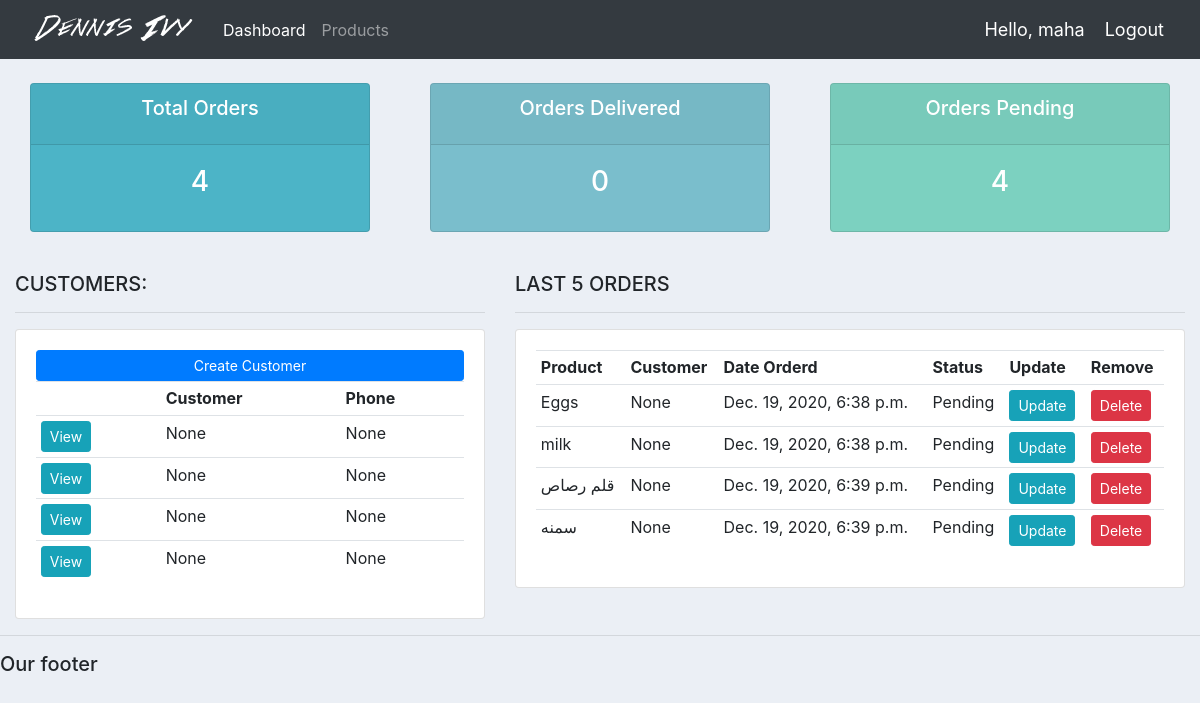
The page / (signed in) on the database as committed earlier.
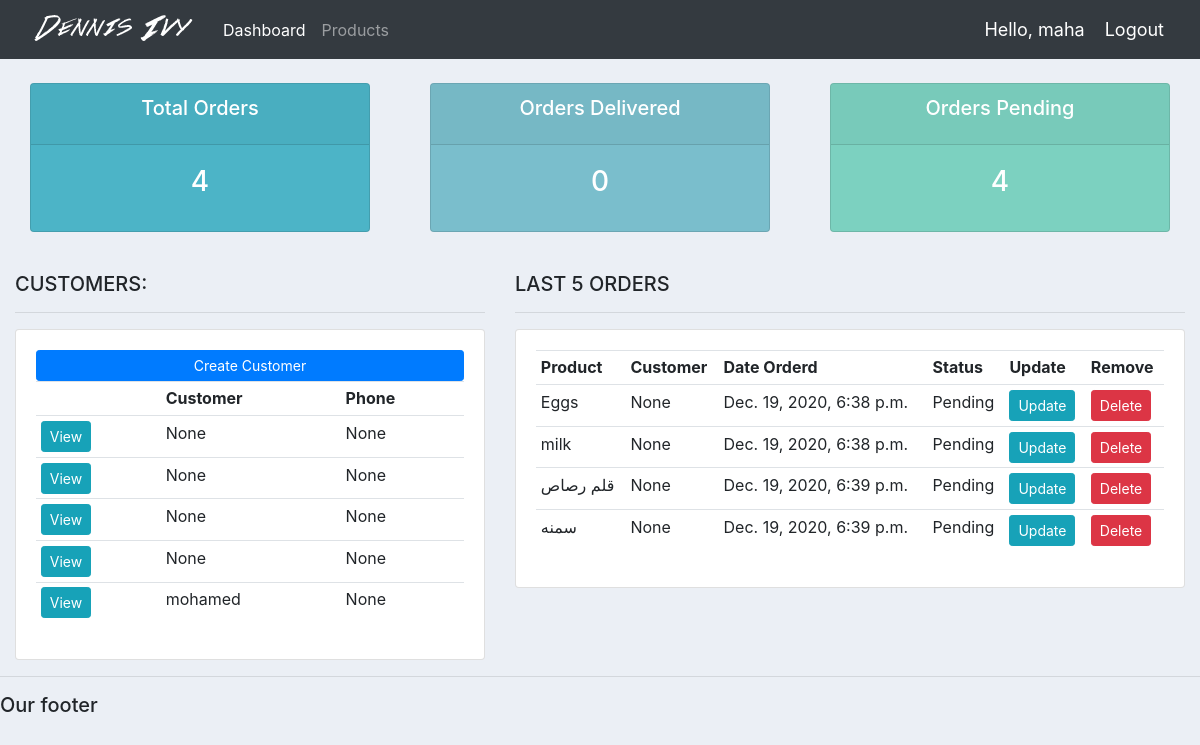
The same page on the database as committed later.
### A1/models.py (models this page shows, shortened)
class Customer(models.Model):
    user = models.OneToOneField(User , on_delete=models.CASCADE , null=True)
    name = models.CharField(max_length=200 , null=True)
    phone = models.CharField(max_length=200 , null=True)
    email = models.CharField(max_length=200, null=True)
    photo = models.ImageField(null=True , blank=True)
    date_created = models.DateTimeField(auto_now_add=True , null=True)

class Order(models.Model):
    STATUS = (
        ('Pending', 'Pending'),
        ('Out of delivery', 'Out of delivery'),
        ('Delivered', 'Delivered'),
    )
    customer = models.ForeignKey(Customer, null=True, on_delete=models.SET_NULL)
    product = models.ForeignKey(Product, null=True, on_delete=models.SET_NULL)
    date_created = models.DateTimeField(auto_now_add=True, null=True)
    status = models.CharField(max_length=200, null=True , choices=STATUS)

class Product(models.Model):
    CATEGORY =(
        ('Indoor', 'Indoor'),
        ('Out Door', 'Out Door'),
    )
    name = models.CharField(max_length=200 , null=True)
    price = models.FloatField(null=True)
    category = models.CharField(max_length=200 , null=True,choices=CATEGORY)
    description = models.CharField(max_length=200 , null=True, blank=True)
    date_created = models.DateTimeField(auto_now_add=True , null=True)
    tags = models.ManyToManyField(Tag)
    def __str__(self):
        return self.name

### A1/decorators.py (the view)
    def wrapper_fun(request, *args, **kwargs):
        group = None
        if request.user.groups.exists:
            group = request.user.groups.all()[0].name
        if group == 'customer':
            return redirect('user-page')
        if group == 'admin':
            return view_fun(request, *args, **kwargs)

### A1/views.py (called while the page is built)
@login_required(login_url='login')
@admin_only
def home(request):
    orders = Order.objects.all()
    customers = Customer.objects.all()
    total_orders = Order.objects.count()
    delivered = orders.filter(status='Delivered').count()
    pending = orders.filter(status='Pending').count()
    context = {'customers': customers,
               'orders': orders,
               'delivered': delivered,
               'pending': pending,
               'total_orders': total_orders
               }
    return render(request, 'accounts/dashboard.html', context)

### A1/templates/accounts/dashboard.html
{%  extends 'accounts/main.html' %}
{% block content %}
{%  include 'accounts/status.html' %}
<br>
<div class="row">
	<div class="col-md-5">
		<h5>CUSTOMERS:</h5>
		<hr>
		<div class="card card-body">
			<a class="btn btn-primary  btn-sm btn-block" href="">Create Customer</a>
			<table class="table table-sm">
				<tr>
					<th></th>
					<th>Customer</th>
					<th>Phone</th>
				</tr>
				{% for customer in customers %}
					<tr>
						<td><a class="btn btn-sm btn-info" href="{% url 'customer' customer.id %}">View</a></td>
						<td>{{customer.name}}</td>
						<td>{{customer.phone}}</td>
					</tr>
				{% endfor %}
			</table>
		</div>
	</div>
	<div class="col-md-7">
		<h5>LAST 5 ORDERS</h5>
		<hr>
		<div class="card card-body">
			<table class="table table-sm">
				<tr>
					<th>Product</th>
                    <th>Customer</th>
					<th>Date Orderd</th>
					<th>Status</th>
					<th>Update</th>
					<th>Remove</th>
				</tr>
				{% for order in orders %}
					<tr>
						<td>{{order.product}}</td>
                        <td>{{order.customer}}</td>
						<td>{{order.date_created}}</td>
						<td>{{order.status}}</td>
						<td><a class="btn btn-sm btn-info" href="{% url 'update_order' order.id %}">Update</a></td>
						<td><a class="btn btn-sm btn-danger" href="{% url 'delete_order' order.id %}">Delete</a></td>
					</tr>
				{% endfor %}
			</table>
		</div>
	</div>
</div>
{% endblock %}

Rows that differ between the two databases and show on the page:
added Customer: name "mohamed", phone "None"
